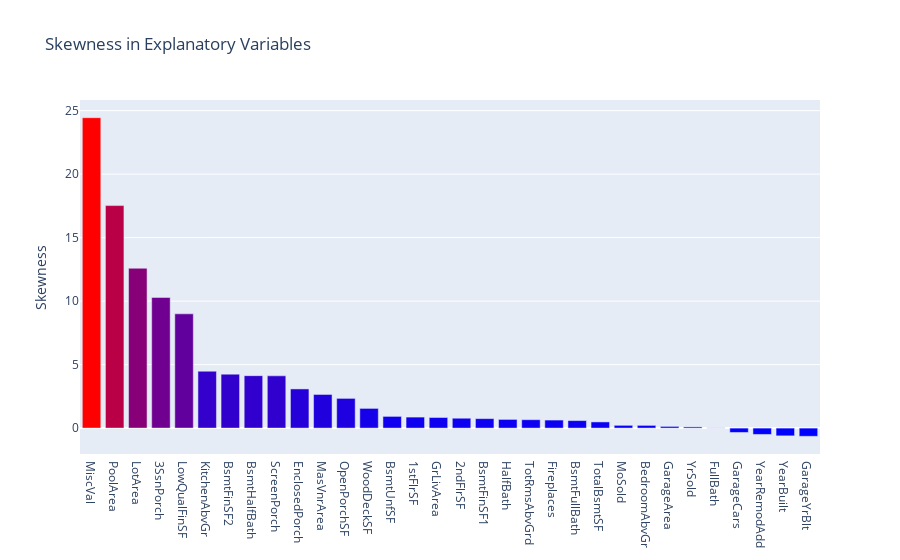

The cell this chart's notebook holds for it:
### Markdown cell above
### Skewness of Explanatory Variables

Now, it is time to analyze the skewness of explanatory variables. I show the skewness of explanatory variables in the following bar plot.

### Code cell
def bar_plot(x, y, title, yaxis, c_scale):
    trace = go.Bar(
    x = x,
    y = y,
    marker = dict(color = y, colorscale = c_scale))
    layout = go.Layout(hovermode= 'closest', title = title, yaxis = dict(title = yaxis))
    fig = go.Figure(data = [trace], layout = layout)
    return iplot(fig)

def show_explanetory_variables_skewness(process_data):
    skew_study_data = process_data[numerical_features].skew()
    skew_merged = pd.DataFrame(data = skew_study_data, columns = ['Skewness'])
    skew_merged_sorted = skew_merged.sort_values(ascending = False, by = 'Skewness')
    bar_plot(skew_merged_sorted.index, skew_merged_sorted.Skewness, 'Skewness in Explanatory Variables', 'Skewness', 'Bluered')

show_explanetory_variables_skewness(study_data)

### Figure 1 — Plotly figure (JSON) as saved in the notebook; plotly's stock layout.template omitted (floating-point values rounded to 4 significant figures)
{"data": [{"marker": {"color": [24.44, 17.52, 12.59, 10.29, 8.999, 4.481, 4.249, 4.129, 4.116, 3.084, 2.649, 2.34, 1.551, 0.9218, 0.8671, 0.8352, 0.7779, 0.7449, 0.6842, 0.6614, 0.6327, 0.5912, 0.4864, 0.2179, 0.2151, 0.133, 0.09321, 0.01769, -0.3435, -0.4998, -0.6101, -0.6458], "colorscale": [[0, "rgb(0,0,255)"], [1, "rgb(255,0,0)"]]}, "type": "bar", "x": ["MiscVal", "PoolArea", "LotArea", "3SsnPorch", "LowQualFinSF", "KitchenAbvGr", "BsmtFinSF2", "BsmtHalfBath", "ScreenPorch", "EnclosedPorch", "MasVnrArea", "OpenPorchSF", "WoodDeckSF", "BsmtUnfSF", "1stFlrSF", "GrLivArea", "2ndFlrSF", "BsmtFinSF1", "HalfBath", "TotRmsAbvGrd", "Fireplaces", "BsmtFullBath", "TotalBsmtSF", "MoSold", "BedroomAbvGr", "GarageArea", "YrSold", "FullBath", "GarageCars", "YearRemodAdd", "YearBuilt", "GarageYrBlt"], "y": [24.44, 17.52, 12.59, 10.29, 8.999, 4.481, 4.249, 4.129, 4.116, 3.084, 2.649, 2.34, 1.551, 0.9218, 0.8671, 0.8352, 0.7779, 0.7449, 0.6842, 0.6614, 0.6327, 0.5912, 0.4864, 0.2179, 0.2151, 0.133, 0.09321, 0.01769, -0.3435, -0.4998, -0.6101, -0.6458]}], "layout": {"hovermode": "closest", "title": {"text": "Skewness in Explanatory Variables"}, "yaxis": {"title": {"text": "Skewness"}}}}
